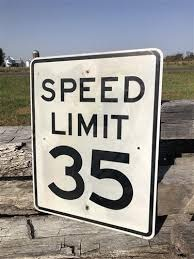
#> input picture Images/speed_limit_lec_14.jpeg, 194 x 259 px
$ python object_detection_lec_14.py
#> lines starting #> are read from the running program, lines starting #| are printed output that depends on the picture
import numpy as np
import cv2

"""
Part 1: Normal-cross-correlation and template matching
"""

# # Read image
# img = cv2.imread('Images/donuts_lec_14.jpg')
# # img_temp = cv2.imread('Images/donuts_template_lec_14.jpg')

# # If template is not available, get it as cropped section of image
# if img is None:
    # print(f"Error: Could not read image at {image_path}")
# else:
    # # Step 2: Allow user to select ROI
    # # Display the image and allow user to select a region
    # roi = cv2.selectROI("Select ROI", img, fromCenter=False, showCrosshair=True)
    # # Press ENTER or SPACE to confirm selection, ESC to cancel

    # # Extract coordinates, width, and height
    # x, y, w, h = roi

    # if w > 0 and h > 0:  # Check if a valid ROI was selected
        # # Step 3: Crop the image
        # cropped_img = img[y:y+h, x:x+w]

        # # Step 4: Save the cropped image
        # output_path = "Images/donuts_template_lec_14.jpg"  # Desired output path
        # cv2.imwrite(output_path, cropped_img)
        # print(f"Cropped image saved to {output_path}")

        # # Optional: Display the cropped image
        # cv2.imshow("Cropped Image", cropped_img)
        # cv2.waitKey(0)
    # else:
        # print("No valid ROI selected or selection cancelled.")

    # cv2.destroyAllWindows()

# img_temp = cv2.imread('Images/donuts_template_lec_14.jpg')


# # Show original image
# # Set window with given size to show images
# cv2.namedWindow("original image", cv2.WINDOW_NORMAL)
# # cv2.resizeWindow("original image 1", 512, 512)  # Set window to 512 pixels wide, 512 pixels high
# cv2.resizeWindow("original image", img.shape[1]*2, img.shape[0]*2)  # Set window to to twice the size
# cv2.imshow('original image', img)
# # cv2.waitKey(0)

# # Show template image
# # Set window with given size to show images
# cv2.namedWindow("template image", cv2.WINDOW_NORMAL)
# # cv2.resizeWindow("template image 1", 512, 512)  # Set window to 512 pixels wide, 512 pixels high
# cv2.resizeWindow("template image", img_temp.shape[1]*2, img_temp.shape[0]*2)  # Set window to to twice the size
# cv2.imshow('template image', img_temp)
# # cv2.waitKey(0)

# print(img_temp.shape)

# # Get template dimensions
# # w, h = img_temp.shape[::-1]
# w, h = img_temp.shape[:-1]

# # Perform template matching with normalized cross-coefficient method
# img_out = cv2.matchTemplate(img, img_temp, cv2.TM_CCOEFF_NORMED)

# # Find the location of the best match
# min_val, max_val, min_loc, max_loc = cv2.minMaxLoc(img_out)

# # Get top-left corner of the best match
# top_left = max_loc

# # Calculate bottom-right corner
# bottom_right = (top_left[0] + w, top_left[1] + h)

# # Draw rectangle on the original image (color version for visualization)
# cv2.rectangle(img, top_left, bottom_right, (0, 255, 0), 2) # Green rectangle, thickness 2

# # Display result

# cv2.namedWindow("Detected", cv2.WINDOW_NORMAL)
# # cv2.resizeWindow("Detected", 512, 512)  # Set window to 512 pixels wide, 512 pixels high
# cv2.resizeWindow("Detected", img.shape[1]*2, img.shape[0]*2)  # Set window to to twice the size
# cv2.imshow('Detected', img)
# cv2.waitKey(0)
# cv2.destroyAllWindows()


# # Template matching with noisy image
# # Read image
# img = cv2.imread('Images/donuts_lec_14.jpg')
# # img_temp = cv2.imread('Images/donuts_template_lec_14.jpg')

# # Add Gaussian noise to the image.
# mean = 0
# std_dev = 40
# # gaussian_noise = np.random.normal(mean, std_dev, img.shape).astype(np.float32)
# gaussian_noise = np.random.normal(mean, std_dev, img.shape).astype(np.uint8)

# img_noise = img + gaussian_noise

# # Show noisy image.
# # Set window with given size to show images.
# cv2.namedWindow("Image with noise", cv2.WINDOW_NORMAL)
# cv2.resizeWindow("Image with noise", 512, 512)  # Set window to 512 pixels wide, 512 pixels high
# cv2.imshow('Image with noise', img_noise)
# cv2.waitKey(0)


# # Perform template matching with normalized cross-coefficient method
# img_noise_out = cv2.matchTemplate(img_noise, img_temp, cv2.TM_CCOEFF_NORMED)

# # Find the location of the best match
# min_val, max_val, min_loc, max_loc = cv2.minMaxLoc(img_noise_out)

# # Get top-left corner of the best match
# top_left = max_loc

# # Calculate bottom-right corner
# bottom_right = (top_left[0] + w, top_left[1] + h)

# # Draw rectangle on the original image (color version for visualization)
# cv2.rectangle(img_noise, top_left, bottom_right, (0, 255, 0), 2) # Green rectangle, thickness 2

# # Display result

# cv2.namedWindow("Detected", cv2.WINDOW_NORMAL)
# # cv2.resizeWindow("Detected", 512, 512)  # Set window to 512 pixels wide, 512 pixels high
# cv2.resizeWindow("Detected", img_noise.shape[1]*2, img_noise.shape[0]*2)  # Set window to to twice the size
# cv2.imshow('Detected', img_noise)
# cv2.waitKey(0)
# cv2.destroyAllWindows()


"""
Part 2: Normal-cross-correlation and template matching (all matching results greater than threshold)
"""

# # Read image
# img = cv2.imread('Images/building_lec_14.jpg')
# # img_temp = cv2.imread('Images/donuts_template_lec_14.jpg')


# # Convert image to greyscale
# img_grey = cv2.cvtColor(img, cv2.COLOR_BGR2GRAY)

# # If template is not available, get it as cropped section of image
# if img is None:
    # print(f"Error: Could not read image at {image_path}")
# else:
    # # Step 2: Allow user to select ROI
    # # Display the image and allow user to select a region
    # roi = cv2.selectROI("Select ROI", img_grey, fromCenter=False, showCrosshair=True)
    # # Press ENTER or SPACE to confirm selection, ESC to cancel

    # # Extract coordinates, width, and height
    # x, y, w, h = roi

    # if w > 0 and h > 0:  # Check if a valid ROI was selected
        # # Step 3: Crop the image
        # cropped_img = img_grey[y:y+h, x:x+w]

        # # Step 4: Save the cropped image
        # output_path = "Images/building_template_lec_14.jpg"  # Desired output path
        # cv2.imwrite(output_path, cropped_img)
        # print(f"Cropped image saved to {output_path}")

        # # Optional: Display the cropped image
        # cv2.imshow("Cropped Image", cropped_img)
        # cv2.waitKey(0)
    # else:
        # print("No valid ROI selected or selection cancelled.")

    # cv2.destroyAllWindows()

# img_temp = cv2.imread('Images/building_template_lec_14.jpg')
# # Convert image to greyscale
# img_temp = cv2.cvtColor(img_temp, cv2.COLOR_BGR2GRAY)


# # Show original image
# # Set window with given size to show images
# cv2.namedWindow("original image", cv2.WINDOW_NORMAL)
# # cv2.resizeWindow("original image 1", 512, 512)  # Set window to 512 pixels wide, 512 pixels high
# cv2.resizeWindow("original image", img_grey.shape[1]*2, img_grey.shape[0]*2)  # Set window to to twice the size
# cv2.imshow('original image', img_grey)
# # cv2.waitKey(0)

# # Show template image
# # Set window with given size to show images
# cv2.namedWindow("template image", cv2.WINDOW_NORMAL)
# # cv2.resizeWindow("template image 1", 512, 512)  # Set window to 512 pixels wide, 512 pixels high
# cv2.resizeWindow("template image", img_temp.shape[1]*2, img_temp.shape[0]*2)  # Set window to to twice the size
# cv2.imshow('template image', img_temp)
# # cv2.waitKey(0)

# print(img_grey.shape)
# print(img_temp.shape)

# # Get template dimensions
# # w, h = img_temp.shape[::-1]
# # w, h = img_temp.shape[:-1]
# h, w = img_temp.shape


# # Threshold for template matching
# threshold = 0.9

# # Perform template matching with normalized cross-coefficient method
# img_out = cv2.matchTemplate(img_grey, img_temp, cv2.TM_CCOEFF_NORMED)

# loc = np.where(img_out >= threshold)

# # Store all found match locations
# match_locations = []
# for pt in zip(*loc[::-1]): # Unpack coordinates and reverse for (x, y)
    # match_locations.append(pt)

    # # Draw rectangles here for visualization
    # cv2.rectangle(img_grey, pt, (pt[0] + w, pt[1] + h), (255), 2)

# # Display result

# cv2.namedWindow("Detected", cv2.WINDOW_NORMAL)
# # cv2.resizeWindow("Detected", 512, 512)  # Set window to 512 pixels wide, 512 pixels high
# cv2.resizeWindow("Detected", img_grey.shape[1]*2, img_grey.shape[0]*2)  # Set window to to twice the size
# cv2.imshow('Detected', img_grey)
# cv2.waitKey(0)
# cv2.destroyAllWindows()


"""
Part 3: Feature/corner detection
"""

# # Read image
# img = cv2.imread('Images/speed_limit_lec_14.jpeg')

# # Convert image to greyscale
# img_grey = cv2.cvtColor(img, cv2.COLOR_BGR2GRAY)

# # Convert to float32 for cornerHarris
# img_grey = np.float32(img_grey)

# # Apply Harris Corner Detector
# # Parameters:
# # blockSize: Size of neighborhood considered for corner detection
# # ksize: Aperture parameter of Sobel derivative used
# # k: Harris detector free parameter in the equation
# dst = cv2.cornerHarris(img_grey, blockSize=2, ksize=3, k=0.04)

# # Dilate the result to mark the corners
# dst = cv2.dilate(dst, None)

# # Threshold for optimal value, it may vary depending on the image
# # img[dst > 0.01 * dst.max()] = [0, 0, 255] # Mark corners in red
# img[dst > 0.4 * dst.max()] = [0, 0, 255] # Mark corners in red


# # Display result
# cv2.namedWindow("Harris Corners", cv2.WINDOW_NORMAL)
# # cv2.resizeWindow("Harris Corners", 512, 512)  # Set window to 512 pixels wide, 512 pixels high
# cv2.resizeWindow("Harris Corners", img.shape[1]*2, img.shape[0]*2)  # Set window to to twice the size
# cv2.imshow('Harris Corners', img)
# cv2.waitKey(0)
# cv2.destroyAllWindows()


# # Apply FAST-corner detection

# # # Read image
# # img = cv2.imread('Images/speed_limit_lec_14.jpeg')

# # # Convert image to greyscale
# # img_grey = cv2.cvtColor(img, cv2.COLOR_BGR2GRAY)

# # # Create FAST detector object
# # fast = cv2.FAST_create()

# # # Detect keypoints
# # kp = fast.detect(img_grey, None)

# # # Draw detected keypoints
# # img = cv2.drawKeypoints(img, kp, None, color=(255, 0, 0))

# # # Display result
# # cv2.namedWindow("FAST Corners", cv2.WINDOW_NORMAL)
# # # cv2.resizeWindow("FAST Corners", 512, 512)  # Set window to 512 pixels wide, 512 pixels high
# # cv2.resizeWindow("FAST Corners", img.shape[1]*2, img.shape[0]*2)  # Set window to to twice the size
# # cv2.imshow('FAST Corners', img)
# # cv2.waitKey(0)
# # cv2.destroyAllWindows()


# # Apply SHI-TOMASI corner detection

# # Read image
# img = cv2.imread('Images/speed_limit_lec_14.jpeg')

# # Convert image to greyscale
# img_grey = cv2.cvtColor(img, cv2.COLOR_BGR2GRAY)

# # Find corners
# # Parameters:
# # maxCorners: Maximum number of corners to return
# # qualityLevel: Parameter characterizing the minimal accepted quality of image corners
# # minDistance: Minimum possible Euclidean distance between the returned corners
# corners = cv2.goodFeaturesToTrack(img_grey, maxCorners=25, qualityLevel=0.01, minDistance=10)
# corners = np.int0(corners)

# # Draw corners
# for i in corners:
    # x, y = i.ravel()
    # cv2.circle(img, (x, y), 3, 255, -1)

# # Display result
# cv2.namedWindow("SHI-TOMASI Corners", cv2.WINDOW_NORMAL)
# # cv2.resizeWindow("SHI-TOMASI Corners", 512, 512)  # Set window to 512 pixels wide, 512 pixels high
# cv2.resizeWindow("SHI-TOMASI Corners", img.shape[1]*2, img.shape[0]*2)  # Set window to to twice the size
# cv2.imshow('SHI-TOMASI Corners', img)
# cv2.waitKey(0)
# cv2.destroyAllWindows()


"""
Part 4: SIFT
"""

# Read image
img = cv2.imread('Images/speed_limit_lec_14.jpeg')
#> img is the input picture: shape (259, 194, 3); mean B, G, R 146.1, 148.8, 150.4

# Convert image to greyscale
img_grey = cv2.cvtColor(img, cv2.COLOR_BGR2GRAY)
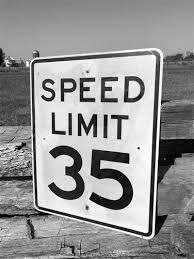
#> img_grey: shape (259, 194); min 0, max 255, mean 149

# Create a SIFT object
sift = cv2.SIFT_create()

# Detect keypoints and compute descriptors
kp, des = sift.detectAndCompute(img_grey, None)
#> kp = 314 keypoints; strongest (x, y, size): (62, 99, 2.6), (79, 134, 2.7), (53, 114, 2.4), (95, 198, 6.6)

# Draw keypoints on the image (optional)
# img_kp = cv2.drawKeypoints(img_grey, kp, img, flags=cv2.DRAW_MATCHES_FLAGS_DRAW_RICH_KEYPOINTS)
img_kp = cv2.drawKeypoints(img, kp, None, flags=cv2.DRAW_MATCHES_FLAGS_DRAW_RICH_KEYPOINTS)
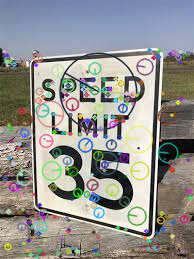
#> img_kp: shape (259, 194, 3); mean B, G, R 144.4, 147.2, 147.5

# Display result
cv2.namedWindow("SIFT", cv2.WINDOW_NORMAL)
# cv2.resizeWindow("SIFT", 512, 512)  # Set window to 512 pixels wide, 512 pixels high
cv2.resizeWindow("SIFT", img_kp.shape[1]*2, img_kp.shape[0]*2)  # Set window to to twice the size
cv2.imshow('SIFT', img_kp)
# cv2.waitKey(0)


# Read skewed image
img_skw = cv2.imread('Images/speed_limit_skewed_lec_14.jpg')
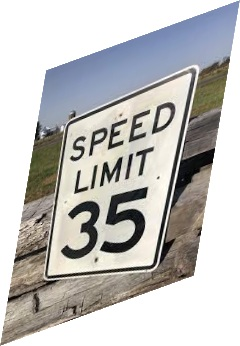
#> input picture Images/speed_limit_skewed_lec_14.jpg, 240 x 346 px
#> img_skw is the input picture: shape (346, 240, 3); mean B, G, R 189.1, 190.8, 191.8

# Convert image to greyscale
img_skw_grey = cv2.cvtColor(img_skw, cv2.COLOR_BGR2GRAY)
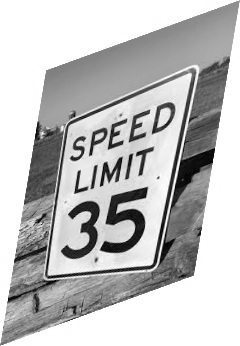
#> img_skw_grey: shape (346, 240); min 0, max 255, mean 190.9

# Create a SIFT object
sift = cv2.SIFT_create()

# Detect keypoints and compute descriptors
kp, des = sift.detectAndCompute(img_skw_grey, None)
#> kp = 379 keypoints; strongest (x, y, size): (141, 193, 8.2), (108, 247, 8.1), (101, 184, 2.6), (91, 154, 2.5)

# Draw keypoints on the image (optional)
# img_kp = cv2.drawKeypoints(img_grey, kp, img, flags=cv2.DRAW_MATCHES_FLAGS_DRAW_RICH_KEYPOINTS)
img_skw_kp = cv2.drawKeypoints(img_skw, kp, None, flags=cv2.DRAW_MATCHES_FLAGS_DRAW_RICH_KEYPOINTS)

# Display result
cv2.namedWindow("SIFT skewed", cv2.WINDOW_NORMAL)
# cv2.resizeWindow("SIFT", 512, 512)  # Set window to 512 pixels wide, 512 pixels high
cv2.resizeWindow("SIFT skewed", img_skw_kp.shape[1]*2, img_skw_kp.shape[0]*2)  # Set window to to twice the size
cv2.imshow('SIFT skewed', img_skw_kp)
# cv2.waitKey(0)


# Read rotated image
img_rtd = cv2.imread('Images/speed_limit_rotated_lec_14.jpg')
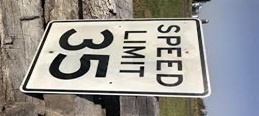
#> input picture Images/speed_limit_rotated_lec_14.jpg, 259 x 116 px
#> img_rtd is the input picture: shape (116, 259, 3); mean B, G, R 146.1, 148.8, 150.5

# Convert image to greyscale
img_rtd_grey = cv2.cvtColor(img_rtd, cv2.COLOR_BGR2GRAY)
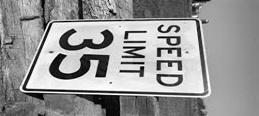
#> img_rtd_grey: shape (116, 259); min 0, max 255, mean 149

# Create a SIFT object
sift = cv2.SIFT_create()

# Detect keypoints and compute descriptors
kp, des = sift.detectAndCompute(img_rtd_grey, None)
#> kp = 243 keypoints; strongest (x, y, size): (121, 71, 1.9), (144, 47, 1.9), (101, 72, 7.4), (108, 37, 7.9)

# Draw keypoints on the image (optional)
# img_kp = cv2.drawKeypoints(img_grey, kp, img, flags=cv2.DRAW_MATCHES_FLAGS_DRAW_RICH_KEYPOINTS)
img_rtd_kp = cv2.drawKeypoints(img_rtd, kp, None, flags=cv2.DRAW_MATCHES_FLAGS_DRAW_RICH_KEYPOINTS)
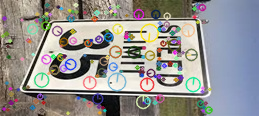
#> img_rtd_kp: shape (116, 259, 3); mean B, G, R 144.3, 146.7, 148.7

# Display result
cv2.namedWindow("SIFT rotated", cv2.WINDOW_NORMAL)
# cv2.resizeWindow("SIFT", 512, 512)  # Set window to 512 pixels wide, 512 pixels high
cv2.resizeWindow("SIFT rotated", img_rtd_kp.shape[1]*2, img_rtd_kp.shape[0]*2)  # Set window to to twice the size
cv2.imshow('SIFT rotated', img_rtd_kp)
# cv2.waitKey(0)

cv2.waitKey(0)
cv2.destroyAllWindows()
